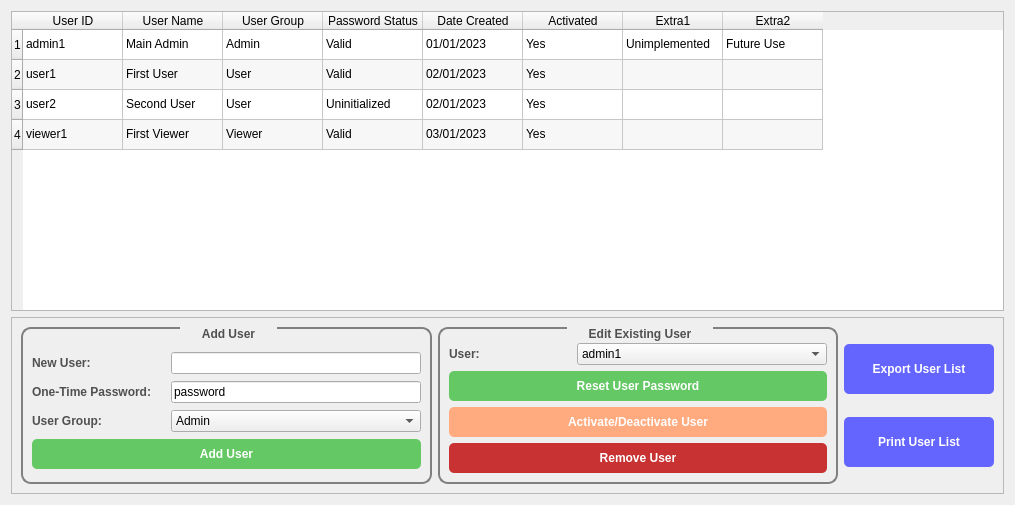
     <widget class="QWidget" name="tabUser">
      <attribute name="title">
       <string>User</string>
      </attribute>
      <layout class="QVBoxLayout" name="verticalLayout_3">
       <item>
        <widget class="QTableWidget" name="tableAdminPanel_UserList">
         <property name="minimumSize">
          <size>
           <width>950</width>
           <height>300</height>
          </size>
         </property>
         <property name="maximumSize">
          <size>
           <width>16777215</width>
           <height>600</height>
          </size>
         </property>
         <property name="frameShape">
          <enum>QFrame::StyledPanel</enum>
         </property>
         <property name="frameShadow">
          <enum>QFrame::Sunken</enum>
         </property>
         <property name="lineWidth">
          <number>0</number>
         </property>
         <property name="midLineWidth">
          <number>3</number>
         </property>
         <property name="alternatingRowColors">
          <bool>true</bool>
         </property>
         <property name="sortingEnabled">
          <bool>true</bool>
         </property>
         <row>
          <property name="text">
           <string>1</string>
          </property>
         </row>
         <row>
          <property name="text">
           <string>2</string>
          </property>
         </row>
         <row>
          <property name="text">
           <string>3</string>
          </property>
         </row>
         <row>
          <property name="text">
           <string>4</string>
          </property>
         </row>
         <column>
          <property name="text">
           <string>User ID</string>
          </property>
         </column>
         <column>
          <property name="text">
           <string>User Name</string>
          </property>
         </column>
         <column>
          <property name="text">
           <string>User Group</string>
          </property>
         </column>
         <column>
          <property name="text">
           <string>Password Status</string>
          </property>
         </column>
         <column>
          <property name="text">
           <string>Date Created</string>
          </property>
         </column>
         <column>
          <property name="text">
           <string>Activated</string>
          </property>
         </column>
         <column>
          <property name="text">
           <string>Extra1</string>
          </property>
         </column>
         <column>
          <property name="text">
           <string>Extra2</string>
          </property>
         </column>
         <item row="0" column="0">
          <property name="text">
           <string>admin1</string>
          </property>
         </item>
         <item row="0" column="1">
          <property name="text">
           <string>Main Admin</string>
          </property>
         </item>
         <item row="0" column="2">
          <property name="text">
           <string>Admin</string>
          </property>
         </item>
         <item row="0" column="3">
          <property name="text">
           <string>Valid</string>
          </property>
         </item>
         <item row="0" column="4">
          <property name="text">
           <string>01/01/2023</string>
          </property>
         </item>
         <item row="0" column="5">
          <property name="text">
           <string>Yes</string>
          </property>
         </item>
         <item row="0" column="6">
          <property name="text">
           <string>Unimplemented</string>
          </property>
         </item>
         <item row="0" column="7">
          <property name="text">
           <string>Future Use</string>
          </property>
         </item>
         <item row="1" column="0">
          <property name="text">
           <string>user1</string>
          </property>
         </item>
         <item row="1" column="1">
          <property name="text">
           <string>First User</string>
          </property>
         </item>
         <item row="1" column="2">
          <property name="text">
           <string>User</string>
          </property>
         </item>
         <item row="1" column="3">
          <property name="text">
           <string>Valid</string>
          </property>
         </item>
         <item row="1" column="4">
          <property name="text">
           <string>02/01/2023</string>
          </property>
         </item>
         <item row="1" column="5">
          <property name="text">
           <string>Yes</string>
          </property>
         </item>
         <item row="2" column="0">
          <property name="text">
           <string>user2</string>
          </property>
         </item>
         <item row="2" column="1">
          <property name="text">
           <string>Second User</string>
          </property>
         </item>
         <item row="2" column="2">
          <property name="text">
           <string>User</string>
          </property>
         </item>
         <item row="2" column="3">
          <property name="text">
           <string>Uninitialized</string>
          </property>
         </item>
         <item row="2" column="4">
          <property name="text">
           <string>02/01/2023</string>
          </property>
         </item>
         <item row="2" column="5">
          <property name="text">
           <string>Yes</string>
          </property>
         </item>
         <item row="3" column="0">
          <property name="text">
           <string>viewer1</string>
          </property>
         </item>
         <item row="3" column="1">
          <property name="text">
           <string>First Viewer</string>
          </property>
         </item>
         <item row="3" column="2">
          <property name="text">
           <string>Viewer</string>
          </property>
         </item>
         <item row="3" column="3">
          <property name="text">
           <string>Valid</string>
          </property>
         </item>
         <item row="3" column="4">
          <property name="text">
           <string>03/01/2023</string>
          </property>
         </item>
         <item row="3" column="5">
          <property name="text">
           <string>Yes</string>
          </property>
         </item>
         <item row="3" column="6">
          <property name="text">
           <string/>
          </property>
         </item>
        </widget>
       </item>
       <item>
        <widget class="QFrame" name="frame">
         <property name="minimumSize">
          <size>
           <width>900</width>
           <height>0</height>
          </size>
         </property>
         <property name="frameShape">
          <enum>QFrame::StyledPanel</enum>
         </property>
         <property name="frameShadow">
          <enum>QFrame::Raised</enum>
         </property>
         <layout class="QHBoxLayout" name="horizontalLayout">
          <item>
           <widget class="QGroupBox" name="groupBox">
            <property name="minimumSize">
             <size>
              <width>400</width>
              <height>0</height>
             </size>
            </property>
            <property name="maximumSize">
             <size>
              <width>16777215</width>
              <height>16777215</height>
             </size>
            </property>
            <property name="styleSheet">
             <string notr="true">QGroupBox {
    border: 2px solid gray;
    border-radius: 10px;
    margin-top: 2ex; /* leave space at the top for the title */
color:rgb(80, 80, 80);
font: 11pt &quot;Segoe UI&quot;;
font: bold;
}

QGroupBox::title {
    subcontrol-origin: margin;
    subcontrol-position: top centre; /* position at the top center */
    padding: 0 20px;
}</string>
            </property>
            <property name="title">
             <string>Add User</string>
            </property>
            <layout class="QVBoxLayout" name="verticalLayout">
             <item>
              <spacer name="verticalSpacer_2">
               <property name="orientation">
                <enum>Qt::Vertical</enum>
               </property>
               <property name="sizeType">
                <enum>QSizePolicy::Fixed</enum>
               </property>
               <property name="sizeHint" stdset="0">
                <size>
                 <width>20</width>
                 <height>13</height>
                </size>
               </property>
              </spacer>
             </item>
             <item>
              <layout class="QHBoxLayout" name="horizontalLayout_3">
               <item>
                <widget class="QLabel" name="label_2">
                 <property name="styleSheet">
                  <string notr="true">QLabel{	
color:rgb(80, 80, 80);
font: 9pt &quot;Segoe UI&quot;;
font: bold;
}</string>
                 </property>
                 <property name="text">
                  <string>New User:</string>
                 </property>
                </widget>
               </item>
               <item>
                <spacer name="horizontalSpacer_2">
                 <property name="orientation">
                  <enum>Qt::Horizontal</enum>
                 </property>
                 <property name="sizeHint" stdset="0">
                  <size>
                   <width>40</width>
                   <height>20</height>
                  </size>
                 </property>
                </spacer>
               </item>
               <item>
                <widget class="QLineEdit" name="lineAdminPanel_NewUser">
                 <property name="minimumSize">
                  <size>
                   <width>250</width>
                   <height>0</height>
                  </size>
                 </property>
                </widget>
               </item>
              </layout>
             </item>
             <item>
              <layout class="QHBoxLayout" name="horizontalLayout_2">
               <item>
                <widget class="QLabel" name="label_3">
                 <property name="styleSheet">
                  <string notr="true">QLabel{	
color:rgb(80, 80, 80);
font: 9pt &quot;Segoe UI&quot;;
font: bold;
}</string>
                 </property>
                 <property name="text">
                  <string>One-Time Password:</string>
                 </property>
                </widget>
               </item>
               <item>
                <spacer name="horizontalSpacer_3">
                 <property name="orientation">
                  <enum>Qt::Horizontal</enum>
                 </property>
                 <property name="sizeHint" stdset="0">
                  <size>
                   <width>13</width>
                   <height>20</height>
                  </size>
                 </property>
                </spacer>
               </item>
               <item>
                <widget class="QLineEdit" name="lineAdminPanel_OneTimePassword">
                 <property name="minimumSize">
                  <size>
                   <width>250</width>
                   <height>0</height>
                  </size>
                 </property>
                 <property name="text">
                  <string>password</string>
                 </property>
                 <property name="echoMode">
                  <enum>QLineEdit::Normal</enum>
                 </property>
                 <property name="placeholderText">
                  <string>keyword</string>
                 </property>
                </widget>
               </item>
              </layout>
             </item>
             <item>
              <layout class="QHBoxLayout" name="horizontalLayout_5">
               <item>
                <widget class="QLabel" name="label_5">
                 <property name="styleSheet">
                  <string notr="true">QLabel{	
color:rgb(80, 80, 80);
font: 9pt &quot;Segoe UI&quot;;
font: bold;
}</string>
                 </property>
                 <property name="text">
                  <string>User Group:</string>
                 </property>
                </widget>
               </item>
               <item>
                <spacer name="horizontalSpacer_5">
                 <property name="orientation">
                  <enum>Qt::Horizontal</enum>
                 </property>
                 <property name="sizeHint" stdset="0">
                  <size>
                   <width>40</width>
                   <height>20</height>
                  </size>
                 </property>
                </spacer>
               </item>
               <item>
                <widget class="QComboBox" name="comboAdminPanel_UserGroup">
                 <property name="minimumSize">
                  <size>
                   <width>250</width>
                   <height>0</height>
                  </size>
                 </property>
                 <item>
                  <property name="text">
                   <string>Admin</string>
                  </property>
                 </item>
                 <item>
                  <property name="text">
                   <string>User</string>
                  </property>
                 </item>
                 <item>
                  <property name="text">
                   <string>Viewer</string>
                  </property>
                 </item>
                </widget>
               </item>
              </layout>
             </item>
             <item>
              <widget class="QPushButton" name="buttonAdminPanel_AddUser">
               <property name="minimumSize">
                <size>
                 <width>0</width>
                 <height>30</height>
                </size>
               </property>
               <property name="styleSheet">
                <string notr="true">QPushButton{	
background-color : rgb(100, 200, 100);
color:rgb(255, 255, 255);
font: 11pt &quot;Segoe UI&quot;;
font: bold;
border-radius: 5px;}

QPushButton::pressed{background-color :rgb(50, 50,50);}</string>
               </property>
               <property name="text">
                <string>Add User</string>
               </property>
              </widget>
             </item>
            </layout>
           </widget>
          </item>
          <item>
           <widget class="QGroupBox" name="groupBox_2">
            <property name="minimumSize">
             <size>
              <width>400</width>
              <height>0</height>
             </size>
            </property>
            <property name="styleSheet">
             <string notr="true">QGroupBox {
    border: 2px solid gray;
    border-radius: 10px;
    margin-top: 2ex; /* leave space at the top for the title */
color:rgb(80, 80, 80);
font: 11pt &quot;Segoe UI&quot;;
font: bold;
}

QGroupBox::title {
    subcontrol-origin: margin;
    subcontrol-position: top centre; /* position at the top center */
    padding: 0 20px;
}</string>
            </property>
            <property name="title">
             <string>Edit Existing User</string>
            </property>
            <layout class="QVBoxLayout" name="verticalLayout_2">
             <item>
              <spacer name="verticalSpacer">
               <property name="orientation">
                <enum>Qt::Vertical</enum>
               </property>
               <property name="sizeType">
                <enum>QSizePolicy::Fixed</enum>
               </property>
               <property name="sizeHint" stdset="0">
                <size>
                 <width>20</width>
                 <height>5</height>
                </size>
               </property>
              </spacer>
             </item>
             <item>
              <layout class="QHBoxLayout" name="horizontalLayout_4">
               <item>
                <widget class="QLabel" name="label_4">
                 <property name="styleSheet">
                  <string notr="true">QLabel{	
color:rgb(80, 80, 80);
font: 9pt &quot;Segoe UI&quot;;
font: bold;
}</string>
                 </property>
                 <property name="text">
                  <string>User:</string>
                 </property>
                </widget>
               </item>
               <item>
                <spacer name="horizontalSpacer_4">
                 <property name="orientation">
                  <enum>Qt::Horizontal</enum>
                 </property>
                 <property name="sizeHint" stdset="0">
                  <size>
                   <width>40</width>
                   <height>20</height>
                  </size>
                 </property>
                </spacer>
               </item>
               <item>
                <widget class="QComboBox" name="comboBox">
                 <property name="minimumSize">
                  <size>
                   <width>250</width>
                   <height>0</height>
                  </size>
                 </property>
                 <item>
                  <property name="text">
                   <string>admin1</string>
                  </property>
                 </item>
                 <item>
                  <property name="text">
                   <string>user1</string>
                  </property>
                 </item>
                 <item>
                  <property name="text">
                   <string>user2</string>
                  </property>
                 </item>
                 <item>
                  <property name="text">
                   <string>viewer1</string>
                  </property>
                 </item>
                </widget>
               </item>
              </layout>
             </item>
             <item>
              <widget class="QPushButton" name="buttonAdminPanel_ResetUserPassword">
               <property name="minimumSize">
                <size>
                 <width>0</width>
                 <height>30</height>
                </size>
               </property>
               <property name="styleSheet">
                <string notr="true">QPushButton{	
background-color : rgb(100, 200, 100);
color:rgb(255, 255, 255);
font: 11pt &quot;Segoe UI&quot;;
font: bold;
border-radius: 5px;}

QPushButton::pressed{background-color :rgb(50, 50,50);}</string>
               </property>
               <property name="text">
                <string>Reset User Password</string>
               </property>
              </widget>
             </item>
             <item>
              <widget class="QPushButton" name="buttonAdminPanel_ActivateUser">
               <property name="minimumSize">
                <size>
                 <width>0</width>
                 <height>30</height>
                </size>
               </property>
               <property name="styleSheet">
                <string notr="true">QPushButton{	
background-color : rgb(255, 170, 127);
color:rgb(255, 255, 255);
font: 11pt &quot;Segoe UI&quot;;
font: bold;
border-radius: 5px;}

QPushButton::pressed{background-color :rgb(50, 50,50);}</string>
               </property>
               <property name="text">
                <string>Activate/Deactivate User</string>
               </property>
              </widget>
             </item>
             <item>
              <widget class="QPushButton" name="buttonAdminPanel_RemoveUser">
               <property name="minimumSize">
                <size>
                 <width>0</width>
                 <height>30</height>
                </size>
               </property>
               <property name="styleSheet">
                <string notr="true">QPushButton{	
background-color : rgb(200, 50, 50);
color:rgb(255, 255, 255);
font: 11pt &quot;Segoe UI&quot;;
font: bold;
border-radius: 5px;}

QPushButton::pressed{background-color :rgb(50, 50,50);}</string>
               </property>
               <property name="text">
                <string>Remove User</string>
               </property>
              </widget>
             </item>
            </layout>
           </widget>
          </item>
          <item>
           <layout class="QVBoxLayout" name="verticalLayout_6">
            <item>
             <widget class="QPushButton" name="buttonAdminPanel_ExportUserList">
              <property name="minimumSize">
               <size>
                <width>150</width>
                <height>50</height>
               </size>
              </property>
              <property name="maximumSize">
               <size>
                <width>16777215</width>
                <height>50</height>
               </size>
              </property>
              <property name="styleSheet">
               <string notr="true">QPushButton{	
background-color : rgb(100, 100, 255);
color:rgb(255, 255, 255);
font: 11pt &quot;Segoe UI&quot;;
font: bold;
border-radius: 5px;}

QPushButton::pressed{background-color :rgb(50, 50,50);}</string>
              </property>
              <property name="text">
               <string>Export User List</string>
              </property>
             </widget>
            </item>
            <item>
             <widget class="QPushButton" name="buttonAdminPanel_PrintUserList">
              <property name="minimumSize">
               <size>
                <width>150</width>
                <height>50</height>
               </size>
              </property>
              <property name="maximumSize">
               <size>
                <width>16777215</width>
                <height>50</height>
               </size>
              </property>
              <property name="styleSheet">
               <string notr="true">QPushButton{	
background-color : rgb(100, 100, 255);
color:rgb(255, 255, 255);
font: 11pt &quot;Segoe UI&quot;;
font: bold;
border-radius: 5px;}

QPushButton::pressed{background-color :rgb(50, 50,50);}</string>
              </property>
              <property name="text">
               <string>Print User List</string>
              </property>
             </widget>
            </item>
           </layout>
          </item>
         </layout>
        </widget>
       </item>
      </layout>
     </widget>
